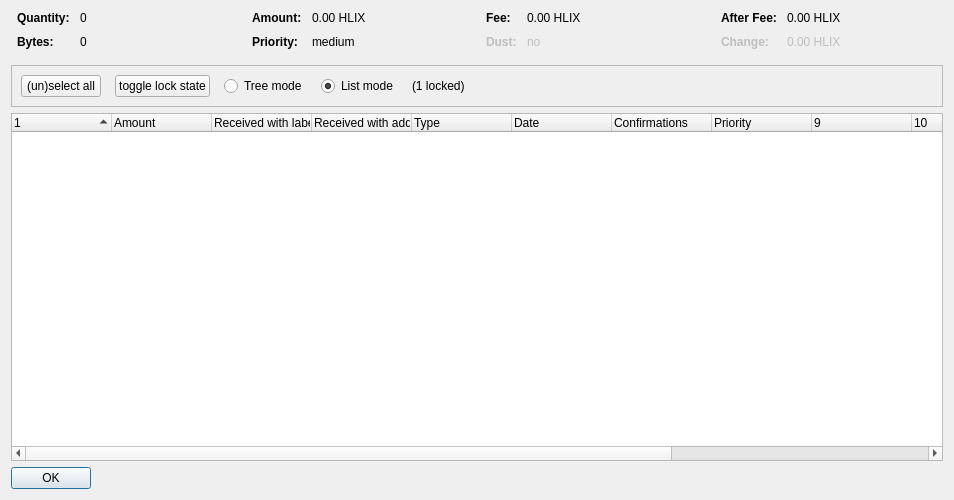
<?xml version="1.0" encoding="UTF-8"?>
<ui version="4.0">
 <class>CoinControlDialog</class>
 <widget class="QDialog" name="CoinControlDialog">
  <property name="geometry">
   <rect>
    <x>0</x>
    <y>0</y>
    <width>954</width>
    <height>500</height>
   </rect>
  </property>
  <property name="windowTitle">
   <string>Coin Selection</string>
  </property>
  <layout class="QVBoxLayout" name="verticalLayout">
   <item>
    <layout class="QHBoxLayout" name="horizontalLayoutTop" stretch="0,0,0,0">
     <property name="topMargin">
      <number>0</number>
     </property>
     <property name="bottomMargin">
      <number>10</number>
     </property>
     <item>
      <layout class="QFormLayout" name="formLayoutCoinControl1">
       <property name="horizontalSpacing">
        <number>10</number>
       </property>
       <property name="verticalSpacing">
        <number>10</number>
       </property>
       <property name="leftMargin">
        <number>6</number>
       </property>
       <property name="rightMargin">
        <number>6</number>
       </property>
       <item row="0" column="0">
        <widget class="QLabel" name="labelCoinControlQuantityText">
         <property name="font">
          <font>
           <weight>75</weight>
           <bold>true</bold>
          </font>
         </property>
         <property name="text">
          <string>Quantity:</string>
         </property>
        </widget>
       </item>
       <item row="0" column="1">
        <widget class="QLabel" name="labelCoinControlQuantity">
         <property name="cursor">
          <cursorShape>IBeamCursor</cursorShape>
         </property>
         <property name="contextMenuPolicy">
          <enum>Qt::ActionsContextMenu</enum>
         </property>
         <property name="text">
          <string notr="true">0</string>
         </property>
         <property name="textInteractionFlags">
          <set>Qt::LinksAccessibleByMouse|Qt::TextSelectableByKeyboard|Qt::TextSelectableByMouse</set>
         </property>
        </widget>
       </item>
       <item row="1" column="0">
        <widget class="QLabel" name="labelCoinControlBytesText">
         <property name="font">
          <font>
           <weight>75</weight>
           <bold>true</bold>
          </font>
         </property>
         <property name="text">
          <string>Bytes:</string>
         </property>
        </widget>
       </item>
       <item row="1" column="1">
        <widget class="QLabel" name="labelCoinControlBytes">
         <property name="cursor">
          <cursorShape>IBeamCursor</cursorShape>
         </property>
         <property name="contextMenuPolicy">
          <enum>Qt::ActionsContextMenu</enum>
         </property>
         <property name="text">
          <string notr="true">0</string>
         </property>
         <property name="textInteractionFlags">
          <set>Qt::LinksAccessibleByMouse|Qt::TextSelectableByKeyboard|Qt::TextSelectableByMouse</set>
         </property>
        </widget>
       </item>
      </layout>
     </item>
     <item>
      <layout class="QFormLayout" name="formLayoutCoinControl2">
       <property name="horizontalSpacing">
        <number>10</number>
       </property>
       <property name="verticalSpacing">
        <number>10</number>
       </property>
       <property name="leftMargin">
        <number>6</number>
       </property>
       <property name="rightMargin">
        <number>6</number>
       </property>
       <item row="0" column="0">
        <widget class="QLabel" name="labelCoinControlAmountText">
         <property name="font">
          <font>
           <weight>75</weight>
           <bold>true</bold>
          </font>
         </property>
         <property name="text">
          <string>Amount:</string>
         </property>
        </widget>
       </item>
       <item row="0" column="1">
        <widget class="QLabel" name="labelCoinControlAmount">
         <property name="cursor">
          <cursorShape>IBeamCursor</cursorShape>
         </property>
         <property name="contextMenuPolicy">
          <enum>Qt::ActionsContextMenu</enum>
         </property>
         <property name="text">
          <string notr="true">0.00 HLIX</string>
         </property>
         <property name="textInteractionFlags">
          <set>Qt::LinksAccessibleByMouse|Qt::TextSelectableByKeyboard|Qt::TextSelectableByMouse</set>
         </property>
        </widget>
       </item>
       <item row="1" column="0">
        <widget class="QLabel" name="labelCoinControlPriorityText">
         <property name="font">
          <font>
           <weight>75</weight>
           <bold>true</bold>
          </font>
         </property>
         <property name="text">
          <string>Priority:</string>
         </property>
        </widget>
       </item>
       <item row="1" column="1">
        <widget class="QLabel" name="labelCoinControlPriority">
         <property name="cursor">
          <cursorShape>IBeamCursor</cursorShape>
         </property>
         <property name="contextMenuPolicy">
          <enum>Qt::ActionsContextMenu</enum>
         </property>
         <property name="text">
          <string>medium</string>
         </property>
         <property name="textInteractionFlags">
          <set>Qt::LinksAccessibleByMouse|Qt::TextSelectableByKeyboard|Qt::TextSelectableByMouse</set>
         </property>
        </widget>
       </item>
      </layout>
     </item>
     <item>
      <layout class="QFormLayout" name="formLayoutCoinControl3">
       <property name="horizontalSpacing">
        <number>10</number>
       </property>
       <property name="verticalSpacing">
        <number>10</number>
       </property>
       <property name="leftMargin">
        <number>6</number>
       </property>
       <property name="rightMargin">
        <number>6</number>
       </property>
       <item row="0" column="0">
        <widget class="QLabel" name="labelCoinControlFeeText">
         <property name="font">
          <font>
           <weight>75</weight>
           <bold>true</bold>
          </font>
         </property>
         <property name="text">
          <string>Fee:</string>
         </property>
        </widget>
       </item>
       <item row="0" column="1">
        <widget class="QLabel" name="labelCoinControlFee">
         <property name="cursor">
          <cursorShape>IBeamCursor</cursorShape>
         </property>
         <property name="contextMenuPolicy">
          <enum>Qt::ActionsContextMenu</enum>
         </property>
         <property name="text">
          <string notr="true">0.00 HLIX</string>
         </property>
         <property name="textInteractionFlags">
          <set>Qt::LinksAccessibleByMouse|Qt::TextSelectableByKeyboard|Qt::TextSelectableByMouse</set>
         </property>
        </widget>
       </item>
       <item row="1" column="0">
        <widget class="QLabel" name="labelCoinControlLowOutputText">
         <property name="enabled">
          <bool>false</bool>
         </property>
         <property name="font">
          <font>
           <weight>75</weight>
           <bold>true</bold>
          </font>
         </property>
         <property name="text">
          <string>Dust:</string>
         </property>
        </widget>
       </item>
       <item row="1" column="1">
        <widget class="QLabel" name="labelCoinControlLowOutput">
         <property name="enabled">
          <bool>false</bool>
         </property>
         <property name="cursor">
          <cursorShape>IBeamCursor</cursorShape>
         </property>
         <property name="contextMenuPolicy">
          <enum>Qt::ActionsContextMenu</enum>
         </property>
         <property name="text">
          <string>no</string>
         </property>
         <property name="textInteractionFlags">
          <set>Qt::LinksAccessibleByMouse|Qt::TextSelectableByKeyboard|Qt::TextSelectableByMouse</set>
         </property>
        </widget>
       </item>
      </layout>
     </item>
     <item>
      <layout class="QFormLayout" name="formLayoutCoinControl4">
       <property name="horizontalSpacing">
        <number>10</number>
       </property>
       <property name="verticalSpacing">
        <number>10</number>
       </property>
       <property name="leftMargin">
        <number>6</number>
       </property>
       <property name="rightMargin">
        <number>6</number>
       </property>
       <item row="0" column="0">
        <widget class="QLabel" name="labelCoinControlAfterFeeText">
         <property name="font">
          <font>
           <weight>75</weight>
           <bold>true</bold>
          </font>
         </property>
         <property name="text">
          <string>After Fee:</string>
         </property>
        </widget>
       </item>
       <item row="0" column="1">
        <widget class="QLabel" name="labelCoinControlAfterFee">
         <property name="cursor">
          <cursorShape>IBeamCursor</cursorShape>
         </property>
         <property name="contextMenuPolicy">
          <enum>Qt::ActionsContextMenu</enum>
         </property>
         <property name="text">
          <string notr="true">0.00 HLIX</string>
         </property>
         <property name="textInteractionFlags">
          <set>Qt::LinksAccessibleByMouse|Qt::TextSelectableByKeyboard|Qt::TextSelectableByMouse</set>
         </property>
        </widget>
       </item>
       <item row="1" column="0">
        <widget class="QLabel" name="labelCoinControlChangeText">
         <property name="enabled">
          <bool>false</bool>
         </property>
         <property name="font">
          <font>
           <weight>75</weight>
           <bold>true</bold>
          </font>
         </property>
         <property name="text">
          <string>Change:</string>
         </property>
        </widget>
       </item>
       <item row="1" column="1">
        <widget class="QLabel" name="labelCoinControlChange">
         <property name="enabled">
          <bool>false</bool>
         </property>
         <property name="cursor">
          <cursorShape>IBeamCursor</cursorShape>
         </property>
         <property name="contextMenuPolicy">
          <enum>Qt::ActionsContextMenu</enum>
         </property>
         <property name="text">
          <string notr="true">0.00 HLIX</string>
         </property>
         <property name="textInteractionFlags">
          <set>Qt::LinksAccessibleByMouse|Qt::TextSelectableByKeyboard|Qt::TextSelectableByMouse</set>
         </property>
        </widget>
       </item>
      </layout>
     </item>
    </layout>
   </item>
   <item>
    <widget class="QFrame" name="frame">
     <property name="minimumSize">
      <size>
       <width>0</width>
       <height>40</height>
      </size>
     </property>
     <property name="frameShape">
      <enum>QFrame::StyledPanel</enum>
     </property>
     <property name="frameShadow">
      <enum>QFrame::Sunken</enum>
     </property>
     <layout class="QHBoxLayout" name="horizontalLayout">
      <item>
       <layout class="QHBoxLayout" name="horizontalLayoutPanel" stretch="0,0,0,0,0,0">
        <property name="spacing">
         <number>14</number>
        </property>
        <item>
         <widget class="QPushButton" name="pushButtonSelectAll">
          <property name="sizePolicy">
           <sizepolicy hsizetype="Maximum" vsizetype="Fixed">
            <horstretch>0</horstretch>
            <verstretch>0</verstretch>
           </sizepolicy>
          </property>
          <property name="text">
           <string>(un)select all</string>
          </property>
          <property name="autoDefault">
           <bool>false</bool>
          </property>
         </widget>
        </item>
        <item>
         <widget class="QPushButton" name="pushButtonToggleLock">
          <property name="sizePolicy">
           <sizepolicy hsizetype="Maximum" vsizetype="Fixed">
            <horstretch>0</horstretch>
            <verstretch>0</verstretch>
           </sizepolicy>
          </property>
          <property name="text">
           <string>toggle lock state</string>
          </property>
          <property name="autoDefault">
           <bool>false</bool>
          </property>
         </widget>
        </item>
        <item>
         <widget class="QRadioButton" name="radioTreeMode">
          <property name="sizePolicy">
           <sizepolicy hsizetype="Maximum" vsizetype="Fixed">
            <horstretch>0</horstretch>
            <verstretch>0</verstretch>
           </sizepolicy>
          </property>
          <property name="text">
           <string>Tree mode</string>
          </property>
         </widget>
        </item>
        <item>
         <widget class="QRadioButton" name="radioListMode">
          <property name="sizePolicy">
           <sizepolicy hsizetype="Maximum" vsizetype="Fixed">
            <horstretch>0</horstretch>
            <verstretch>0</verstretch>
           </sizepolicy>
          </property>
          <property name="text">
           <string>List mode</string>
          </property>
          <property name="checked">
           <bool>true</bool>
          </property>
         </widget>
        </item>
        <item>
         <widget class="QLabel" name="labelLocked">
          <property name="text">
           <string>(1 locked)</string>
          </property>
         </widget>
        </item>
        <item>
         <spacer name="horizontalSpacer">
          <property name="orientation">
           <enum>Qt::Horizontal</enum>
          </property>
          <property name="sizeHint" stdset="0">
           <size>
            <width>40</width>
            <height>20</height>
           </size>
          </property>
         </spacer>
        </item>
       </layout>
      </item>
     </layout>
    </widget>
   </item>
   <item>
    <widget class="CoinControlTreeWidget" name="treeWidget">
     <property name="contextMenuPolicy">
      <enum>Qt::CustomContextMenu</enum>
     </property>
     <property name="sortingEnabled">
      <bool>false</bool>
     </property>
     <property name="columnCount">
      <number>13</number>
     </property>
     <attribute name="headerShowSortIndicator" stdset="0">
      <bool>true</bool>
     </attribute>
     <attribute name="headerStretchLastSection">
      <bool>false</bool>
     </attribute>
     <column>
      <property name="text">
       <string/>
      </property>
     </column>
     <column>
      <property name="text">
       <string>Amount</string>
      </property>
     </column>
     <column>
      <property name="text">
       <string>Received with label</string>
      </property>
     </column>
     <column>
      <property name="text">
       <string>Received with address</string>
      </property>
     </column>
     <column>
      <property name="text">
       <string>Type</string>
      </property>
     </column>
     <column>
      <property name="text">
       <string>Date</string>
      </property>
     </column>
     <column>
      <property name="text">
       <string>Confirmations</string>
      </property>
      <property name="toolTip">
       <string>Confirmed</string>
      </property>
     </column>
     <column>
      <property name="text">
       <string>Priority</string>
      </property>
     </column>
     <column>
      <property name="text">
       <string/>
      </property>
     </column>
     <column>
      <property name="text">
       <string/>
      </property>
     </column>
     <column>
      <property name="text">
       <string/>
      </property>
     </column>
     <column>
      <property name="text">
       <string/>
      </property>
     </column>
     <column>
      <property name="text">
       <string/>
      </property>
     </column>
    </widget>
   </item>
   <item>
    <widget class="QDialogButtonBox" name="buttonBox">
     <property name="sizePolicy">
      <sizepolicy hsizetype="Maximum" vsizetype="Fixed">
       <horstretch>0</horstretch>
       <verstretch>0</verstretch>
      </sizepolicy>
     </property>
     <property name="orientation">
      <enum>Qt::Horizontal</enum>
     </property>
     <property name="standardButtons">
      <set>QDialogButtonBox::Ok</set>
     </property>
    </widget>
   </item>
  </layout>
 </widget>
 <customwidgets>
  <customwidget>
   <class>CoinControlTreeWidget</class>
   <extends>QTreeWidget</extends>
   <header>coincontroltreewidget.h</header>
  </customwidget>
 </customwidgets>
 <resources/>
 <connections/>
</ui>
